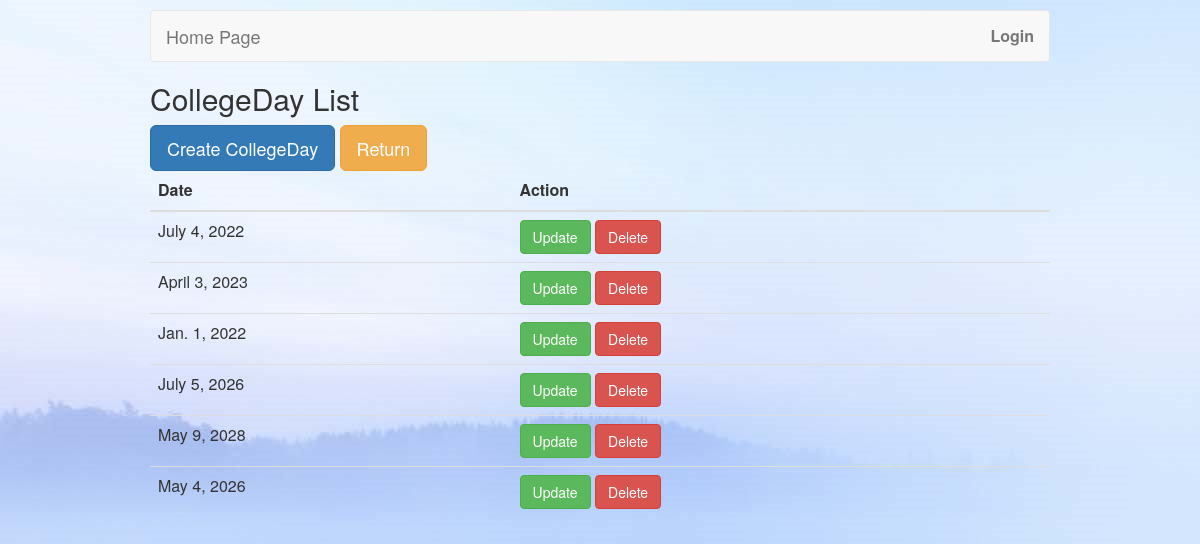
Screenshot of /college_days/ with the database file from the repository.
### Scenario/models.py (models this page shows, shortened)
class CollegeDay(models.Model):
    date = models.DateField(null=True, blank=True)
    _class = models.ForeignKey(Class, on_delete=models.CASCADE, null=True, blank=True)
    student = models.ManyToManyField(Student, related_name="Student")

### Scenario/views.py (the view)
# urls.py: path('college_days/', listCollegeDay.as_view(), name="college_day_list"),
class listCollegeDay(ListView):
    model = CollegeDay
    template_name = "college_day_list.html"

### templates/college_day_list.html (shortened to what this page needs)
{% extends 'base.html' %}
{% block content %}
    <h2>CollegeDay List</h2>
    <a class="btn btn-primary btn-lg" href="{% url 'college_day_create' %}" role="button">Create CollegeDay</a>
    <a class="btn btn-warning btn-lg" href="{% url 'admin_home' %}" role="button">Return</a>
    <div class="card-body table-responsive p-0">
        <table class="table table-hover text-nowrap">
            <thead>
            <tr>
                <th>Date</th>
                <th>Action</th>
            </tr>
            </thead>
            <tbody>
            {% for college_day in object_list %}
                <tr>
                    <td>{{ college_day.date }}</td>
                    <td>
                        <a class="btn btn-success" href="{% url 'college_day_update' college_day.id %}" role="button">Update
                        </a>
                        <a class="btn btn-danger" href="{% url 'college_day_delete' college_day.id %}" role="button">Delete
                        </a>
                    </td>
                </tr>
            {% endfor %}
            </tbody>
        </table>
    </div>
{% endblock %}

### static/CSS/base.css (style rules this page uses)
body { margin: 0 auto; padding:10px 150px 0 150px; background-image:url('CachedImage_1920_1080_POS4.jpg'); font-size: 16px; line-height: 1.5em; }

### rows the page displays
CollegeDay: date "July 4, 2022"
CollegeDay: date "April 3, 2023"
CollegeDay: date "Jan. 1, 2022"
CollegeDay: date "July 5, 2026"
CollegeDay: date "May 9, 2028"
CollegeDay: date "May 4, 2026"
